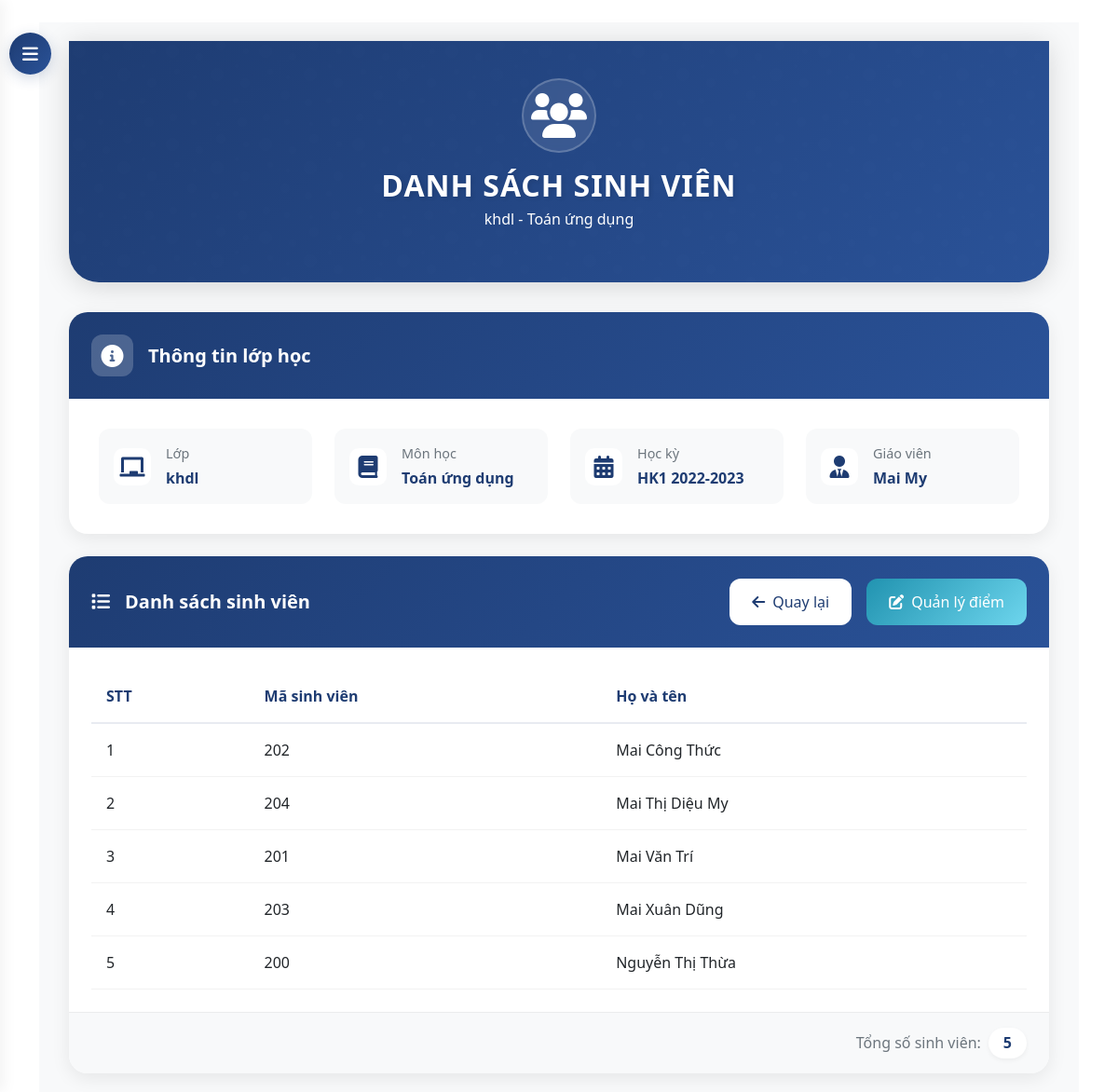
/teacher/assignments/1/students/ (signed in), run on an earlier commit of the app's database.
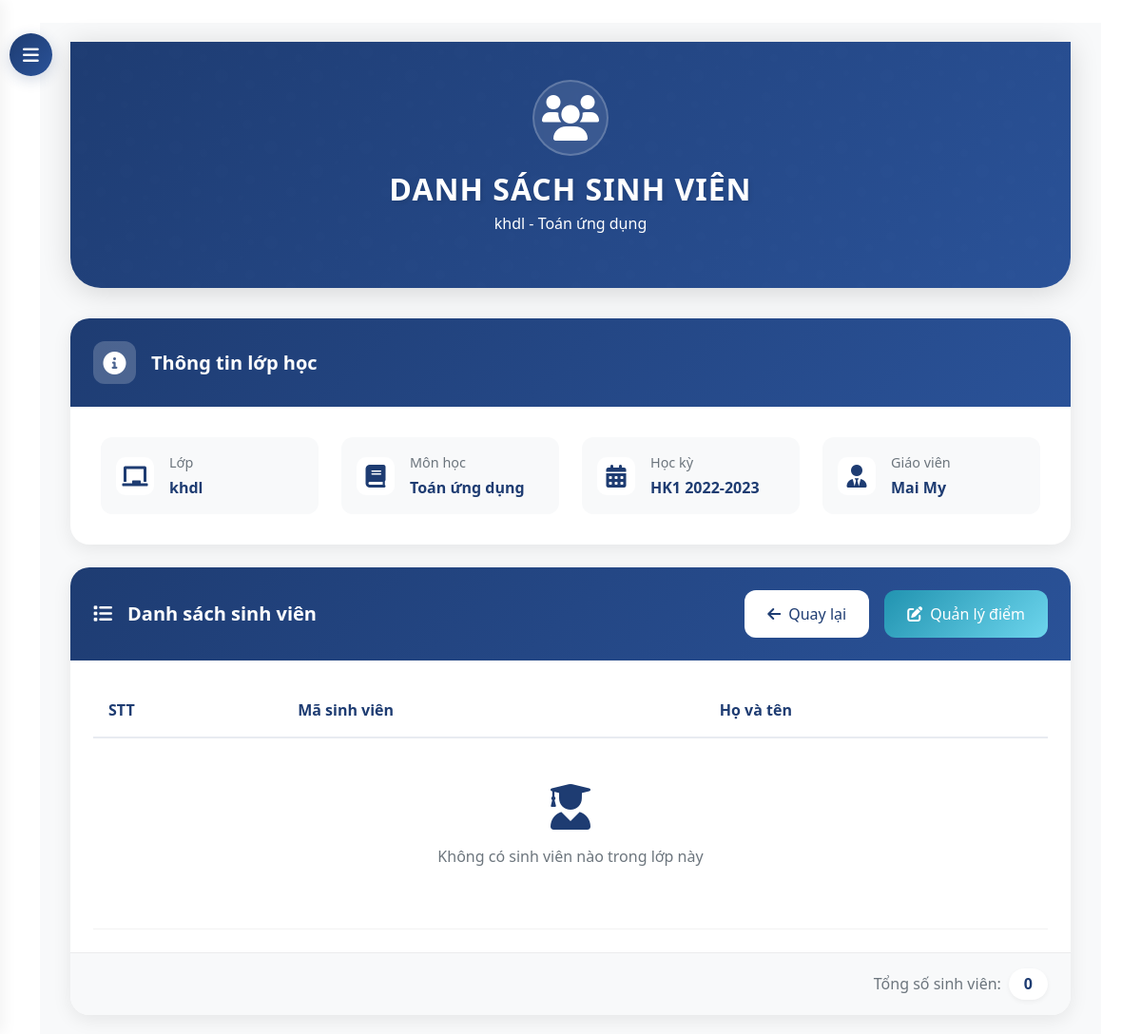
And on a later commit of the database.
### core/models.py (models this page shows, shortened)
class Student(models.Model):
    student_id = models.CharField(max_length=20, unique=True)
    name = models.CharField(max_length=100)
    classroom = models.ForeignKey(ClassRoom, on_delete=models.CASCADE, null=True, blank=True)
    phone = models.CharField(max_length=15, blank=True, null=True)
    user = models.OneToOneField(User, on_delete=models.SET_NULL, null=True, blank=True)

### core/views.py (the view)
# urls.py: path('teacher/assignments/<int:assignment_id>/students/', views.teacher_class_students, name='teacher_class_students'),
@login_required
@user_passes_test(is_teacher)
def teacher_class_students(request, assignment_id):
    assignment = get_object_or_404(TeacherAssignment, id=assignment_id)
    if assignment.teacher.user != request.user:
        return HttpResponseForbidden("Bạn không có quyền truy cập trang này.")
    students = Student.objects.filter(classroom=assignment.classroom).order_by('name')
    return render(request, 'core/teacher/class_students.html', {
        'assignment': assignment,
        'students': students
    })

### core/views.py (called while the page is built)
def is_teacher(user):
    return hasattr(user, 'teacher')

### templates/core/teacher/class_students.html (shortened to what the changed rows need)
{% extends 'base.html' %}
{% block content %}
<div id="content">
    <div class="container-fluid">
        <div class="hero-section">
            <div class="container">
                <div class="row justify-content-center text-center">
                    <div class="col-md-8">
                        <h1 class="hero-title">DANH SÁCH SINH VIÊN</h1>
                    </div>
                </div>
            </div>
        </div>
        <div class="row justify-content-center">
            <div class="col-12">
                <div class="student-card">
                    <div class="student-card-body">
                        <div class="table-container">
                            <table class="table custom-table">
                                <thead>
                                    <tr>
                                        <th>STT</th>
                                        <th>Mã sinh viên</th>
                                        <th>Họ và tên</th>
                                    </tr>
                                </thead>
                                <tbody>
                                    {% for student in students %}
                                    <tr>
                                        <td>{{ forloop.counter }}</td>
                                        <td>{{ student.student_id }}</td>
                                        <td>{{ student.name }}</td>
                                    </tr>
                                    {% empty %}
                                    <tr>
                                        <td colspan="3" class="empty-state">
                                            <div class="empty-state-content">
                                                <i class="fas fa-user-graduate"></i>
                                                <p>Không có sinh viên nào trong lớp này</p>
                                            </div>
                                        </td>
                                    </tr>
                                    {% endfor %}
                                </tbody>
                            </table>
                        </div>
                        <div class="student-count">
                            <span class="count-label">Tổng số sinh viên:</span>
                            <span class="count-number">{{ students|length }}</span>
                        </div>
                    </div>
                </div>
            </div>
        </div>
    </div>
</div>
{% endblock %}

What changed in the data, as far as the page shows it:
no longer on this page (row edited): Student: student_id "202", name "Mai Công Thức"
no longer on this page (row edited): Student: student_id "204", name "Mai Thị Diệu My"
no longer on this page (row edited): Student: student_id "201", name "Mai Văn Trí"
no longer on this page (row edited): Student: student_id "203", name "Mai Xuân Dũng"
no longer on this page (row edited): Student: student_id "200", name "Nguyễn Thị Thừa"
Also different on the page:
{{ students|length }}: "5" → "0"
text now shown: "Không có sinh viên nào trong lớp này"
